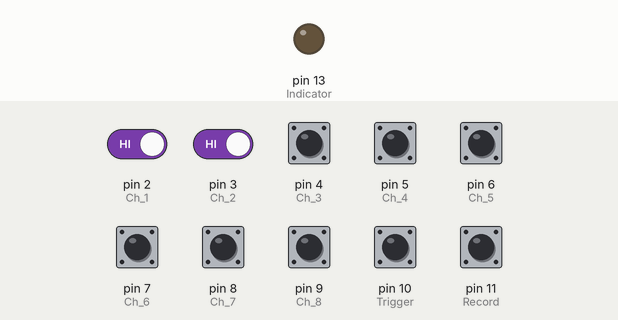
Bench run of a sketch on a simulated Arduino Nano, built with avr-gcc and run on an emulated ATmega328P. On the bench: output pins drawn as LEDs (lit = HIGH). Dashed ring = blinking. Inputs (shaded band) come from the test bench; at power-on: pin 2 (Ch_1), pin 3 (Ch_2), pin 4 (Ch_3), pin 5 (Ch_4), pin 6 (Ch_5), pin 7 (Ch_6), pin 8 (Ch_7), pin 9 (Ch_8), pin 10 (Trigger), pin 11 (Record) HIGH. Pins used as bus, display or sensor lines are not drawn; what the sketch prints to the serial monitor is not drawn.

Above: at 1.2 s.
1.3 s: pin 11 (Record) pulled LOW for 0.15 s
At 2.5 s:
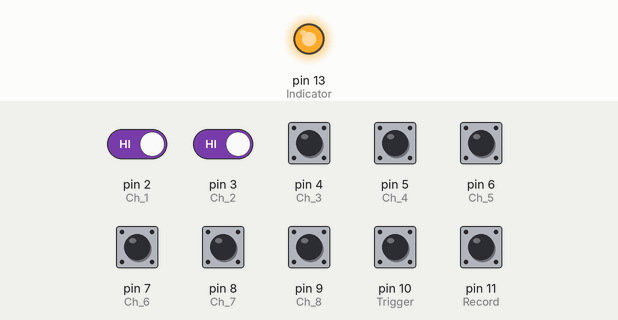
4.4 s: pin 2 (Ch_1) driven LOW and pin 3 (Ch_2) driven LOW
7.4 s: pin 2 (Ch_1) driven HIGH
At 7.78 s:
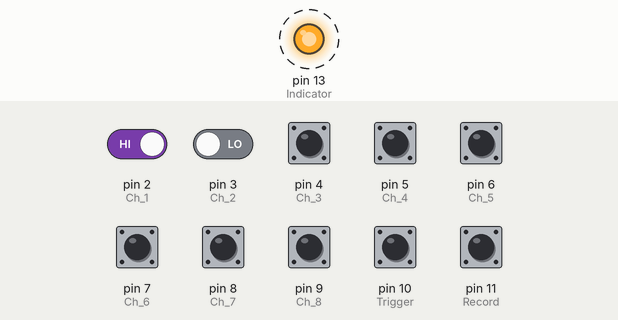
10.4 s: pin 3 (Ch_2) driven HIGH
13.4 s: pin 4 (Ch_3) pulled LOW for 0.15 s
16.5 s: pin 5 (Ch_4) pulled LOW for 0.15 s
Timing chart, 0 to 20.5 s (numbered marks = the images above; inputs shaded):
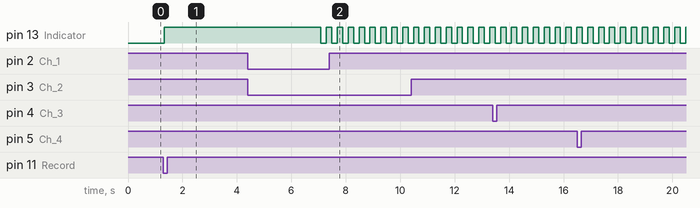

Measured:
- after the input at 1.3 s, pin 13 (Indicator): LOW → HIGH at once

The sketch:

FieldBanger.ino
```cpp
/*
Description:
This code is to setup an arduino to record a button press sequence, and transmit it to a arduino that has the octobanger firmware already loaded onto it for field programming.
The hope is to make it as easy to program an arduino in the field as it is for a PicoBoo.

Operation:
-User will connect the FieldBanger to the Scarebanger
-Led on FieldBanger will blink till it is initialized
-User will press record button, which will start recording button sequence
-User will press buttons in the sequence they want the relays to trigger
-While pressing the buttons during the program sequence the relays on the Scarebanger will trigger in response.
-Once complete the user will press the record button again to end the sequence, and the FieldBanger will start sending the new sequence to the octobanger.


Contributors:
James Manley - james.manley@scareforacure.org


Pin Mapping
Arduino Nano
[0/1] Tx/Rx - Used to transmit seriall commands to ScareBanger Baud:115200
[2] Btn_1
[3] Btn_2
[4] Btn_3
[5] Btn_4
[6] Btn_5
[7] Btn_6
[8] Btn_7
[9] Btn_8
[10]Trigger
[11]Record Button
[12] Reset

RJ45 connector - T586B 10/100 DC mode B
| ScareBanger
| [RX]  [TX]  [12VDC] [TX]  [GND] [RST]
  1 2   3     4 5     6     7     8
  WO O  WG    B WB    G     WBr   Br
| [TX]  [RX]  [VIN]   [RX]  [GND] [RST]

| FieldBanger
// under normal cirucmstance the pairs on TX and RX are supposed to be opposite polarities for noise canceling, for our purposes we just wire the siganl to both for simplicity and signal reliance.


The array the data is stored in is using the SRAM of the arduino, you have to alloy 2x the space due to the array being coppied into the subfunction for transmission.
Nano SRAM : 2 KB - limit of 500 frames, worst case scenario of 25.5 seconds of recording
Mega SRAM : 8 KB - limit 2000 frames, worst case of 102 seconds

The sequence is stored EEPROM of the Scarebanger, the EEPROM is about half the size of the sram,
Nano EEPROM : 1KB
Mega EEPROM : 4KB


//11/8/21-James M
Was able to get it to record reliably I think the issue i was having before was that i was trying to use one nano to power the other, which doesn't provide enough power.
This time i opted to use a mega that was powered seperate form the octobanger and it seemed to have worked fine. Will need to restest with another nano just to make sure there wasn't something else causing the issues.

*/

//Libraries
#include <RBD_Timer.h>
#include <RBD_Button.h>


////////////////////////////////////////////////////////////////
/// V Define System Below V ///


///^ Define system above ^///
//////////////////////////////////////////////////////////
/// V leave code Below alone V ///

//inputs
RBD::Button Record(11);
RBD::Button Ch_1(2);
RBD::Button Ch_2(3);
RBD::Button Ch_3(4);
RBD::Button Ch_4(5);
RBD::Button Ch_5(6);
RBD::Button Ch_6(7);
RBD::Button Ch_7(8);
RBD::Button Ch_8(9);
RBD::Button Trigger(10);

//timers
RBD::Timer FrameTime(50); //sets the time for each from to be at 50 ms
RBD::Timer RecordBlink(200);// for blinking status led while recording

//outputs
int Indicator = 13;
int Reset = 12;

//global variables
//bool = 1 bit / 0-1
bool recording = 0; // variable for tracking if recording is currently in progress 1 = yes
bool BlinkStatus = 0;

// byte = 1 byte / 0-255 values
byte Sequence[500][2]; // create empty 2d array with 2 columns, and more rows than could be needed to sequence [0]relay status int,[1]# of time steps int.
byte RelayStat = 0 ; // number representing on/off status of each relay, ch_1 = 1, ch_2 =2, ch_3 =4, ch_4=8 etc.
byte RelayStatLast = 0 ; // previous value for tracking changes
byte FrameCount = 0; // number of time segments frame is active


//word = 2 bytes / 0-65535
word Frame = 0 ; // frame number of sequence represents row in array

//int = 2 byte / (-32768)-32767


////////////////////////////////////////////////////////////////////////////////////////////////////////////////////////

//////////////////////////
///V- Sub Functions -V ///
//////////////////////////

void TransmitSeq(byte a[][2]){
//Programming hex commands:
//baud 115200
//@S = begin to receive new program
//XX 00 = 2x # of frames to be received (least byte greatest byte)
//___________ //V- this section repeats for each frame to be transmitted
//Xx = relay combo for each frame
//xx = # of 1/20 seconds frame is active
//------------------- //V- this section is required even if the state didn't change at the end
//00 = Relay combo for final frame // if programming on octobanger this could have a value, but for here its easier to just force to of
//00 = zero time duration for end of program
  word frametrack = 0;
  word linecount = 0;
  byte TwoByteArray[] ={'@','S'};

  Serial.write(TwoByteArray,2);
  //Serial1.write(TwoByteArray,2);
  //Serial.println("@S");
  for(int y = 449; y >=0 ; y--){// go through the array and find the last updated frame without 0 frame count, thats where our program stopped
    if(a[y][1] != 0){
      //this is the last part of our sequence
      frametrack = y;
      break; // weve already found the end we can stop looking now.
    }
  }

  linecount = ( frametrack + 2 )*2; // we need the total count of frames not the index, + the closing frame, multiplied by 2 to signify that we will be sending 2 lines for each frame

  byte low = linecount;
  byte high = linecount >> 8;
  TwoByteArray[0] = low;
  TwoByteArray[1] = high;

  Serial.write(TwoByteArray,2); //transmit the bottom 8 bits then the top 8 bits
  //Serial1.write(TwoByteArray,2); //transmit the bottom 8 bits then the top 8 bits
  //Serial.print("Number of frames hex: ");
  //Serial.print(low);
  //Serial.print(",");
  //Serial.println(high);

  for(int z = 0 ; z <= frametrack; z++){ // go through each frame and transmit both lines
    Serial.write(a[z][0]);  //relay combo
    Serial.write(a[z][1]);  //# of frames active
    //Serial1.write(a[z][0]);  //relay combo
    //Serial1.write(a[z][1]);  //# of frames active

    //Serial.print("Frame#:");
    //Serial.print(z+1 );
    //Serial.print(" : ");
    //Serial.print(a[z][0]);
    //Serial.print(",");
    //Serial.println(a[z][1]);
  }
  byte zero = 0;
  Serial.write(zero); // go ahead and send the ending frame.
  Serial.write(zero);

  //Serial1.write(0); // go ahead and send the ending frame.
  //Serial1.write(0);
  //Serial.println("00,00");
  //Serial.println("End Programming Sequence");


}

void SequenceStream(byte b){
//Streaming hex Commands:
//baud 115200
//@Mx = instantly tell octobanger to activate corresponding relays
//      //x= hex value of relay states
//
//byte ThreeByteArray[] = {64,77,b};
  //Serial.println(b);
  byte ThreeByteArray[] = {'@','M',b};

  Serial.write(ThreeByteArray,3); // confirmed in labview that this would work.

  // must disable all serial prints for use, as they would cause errors otherwise
  //Serial.print("@M");
  //Serial.println(b);

}


/////////////////////////////////////////////////////////////////////////////////////////////////////////////////////////////

////////////////////////
///V-Main Functions-V///
////////////////////////

void setup(){
  Serial.begin(115200); // commuication with computer

  //Serial.begin(115200); // commuication with computer
  //Serial1.begin(115200); //override baud rate for uno, should also work for nano
  FrameTime.stop();
  pinMode(Indicator, OUTPUT);
  pinMode(Reset, OUTPUT);
  digitalWrite(Reset, HIGH);

  Record.setDebounceTimeout(40);
  Trigger.setDebounceTimeout(40);

  //while(!Serial.available()){
  //  delay(100);
  //}

}

void loop(){

  if(!recording && Record.onPressed()){
    recording = HIGH;
    digitalWrite(Indicator, HIGH);
    digitalWrite(Reset, LOW);
    Frame = 0; // each time you start recoridng the frame number goes back to 0.
    FrameCount = 0;
    for(int x=0; x<450; x++){ // make sure to clear the full array before starting programming.
      Sequence[x][0]=0;
      Sequence[x][1]=0;
    }
    delay(50);
    digitalWrite(Reset, HIGH);
    delay(5500);
    digitalWrite(Indicator, LOW);
    FrameTime.restart();
  }

  if(recording && Record.onPressed()){
    recording = LOW;
    FrameTime.stop();
    digitalWrite(Indicator, HIGH);
    //digitalWrite(Reset, LOW);
    //delay(50);
    //digitalWrite(Reset, HIGH);
    delay(1000);
    TransmitSeq(Sequence); // starts transmission of the collected array.
    delay(500);
    digitalWrite(Indicator, LOW);

  }

  if(Trigger.onPressed()){
    byte TwoByteArray[] ={'@','T'};
    Serial.write(TwoByteArray,2);
    //Serial1.write(TwoByteArray,2);
    //Serial.print("@T");
    delay(500);
  }

///^ INPUT BASED EVENTS GO ABOVE ^///
/////////////////////////////////////////////////////////////////////////////////////////////////////////////////////////////////////
///V TIMING BASED EVENTS GO BELOW V///

  if(recording && RecordBlink.onRestart()){
    BlinkStatus = !BlinkStatus;
    digitalWrite(Indicator, BlinkStatus);
  }
  if(!recording){
    BlinkStatus = 0;
    digitalWrite(Indicator, BlinkStatus);
  }

  if(FrameTime.onRestart()){ // should repeat every 50 ms, re-reading all the buttons and recording them.
    RelayStat = 0;
    if(Ch_1.isPressed()){
      RelayStat += 1;
    }
    if(Ch_2.isPressed()){
      RelayStat += 2;
    }
    if(Ch_3.isPressed()){
      RelayStat += 4;
    }
    if(Ch_4.isPressed()){
      RelayStat += 8;
    }
    if(Ch_5.isPressed()){
      RelayStat += 16;
    }
    if(Ch_6.isPressed()){
      RelayStat += 32;
    }
    if(Ch_7.isPressed()){
      RelayStat += 64;
    }
    if(Ch_8.isPressed()){
      RelayStat += 128;
    }
    //Serial.println(RelayStat);
    if(RelayStatLast == RelayStat){ // if the combination of relays is the same as last round, increase the counted frames in the array
      ++FrameCount;
      if(FrameCount <=255){
        Sequence[Frame][1] = FrameCount; //
      }
      else{ // if the frame count goes over 255 then it needs to be moved into a new frame
        ++Frame;
        FrameCount=0;
        Sequence[Frame][0] = RelayStat; // store the relay combo in column 1 of the array
        Sequence[Frame][1] = FrameCount; // when creating new frame the frames count is 0.
      }
    }
    else{ // if the relay stat is not the same as the last round, move to a new frame in the array
      ++Frame;
      FrameCount=0;
      Sequence[Frame][0] = RelayStat; // store the relay combo in column 1 of the array
      Sequence[Frame][1] = FrameCount; // when creating new frame the frames count is 0.
    }
    RelayStatLast = RelayStat;
    SequenceStream(RelayStat); // send the current relay combo to the arduino to have the relay's mimic the buttons in real time.
  }


}
```
